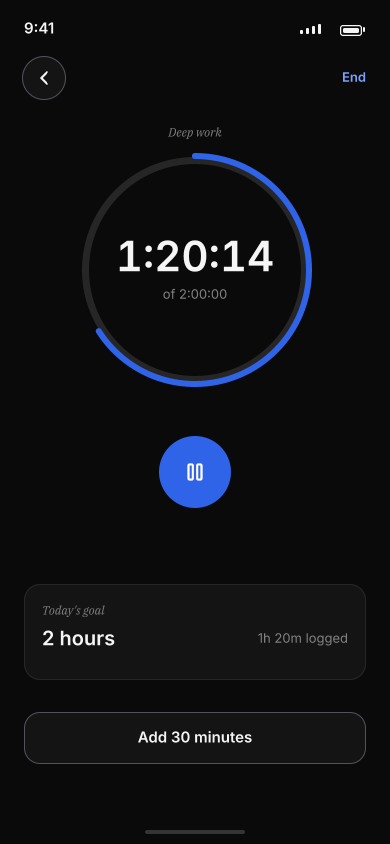
#> input picture design/archive/renders/03-timer-running.png, 780 x 1688 px, found by its file name (shown at 1/2 size)
$ python m40.py
#> lines starting #> are read from the running program, lines starting #| are printed output that depends on the picture; after the words box and inside, x2 and y2 are one past the last pixel; in counts of white or black regions, pixels touching at a corner belong together
from PIL import Image
import numpy as np
base = 'D:/Apps/projects/habit_tracker/design/renders/'
im = np.array(Image.open(base + '03-timer-running.png').convert('RGB')).astype(int)
ink = (np.abs(im - 10).max(axis=2) > 4)
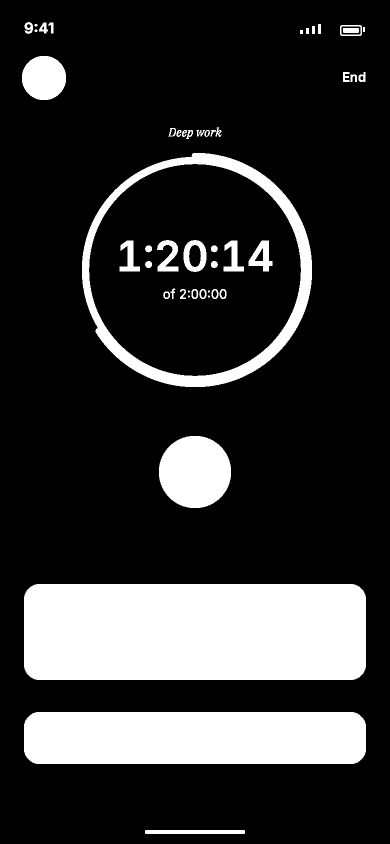
#> ink: shape (1688, 780) bool (shown at 1/2 size); 20.1% white; 49 white regions (4 under 20 px), largest, box (x1, y1, x2, y2) and area: (48, 1168, 732, 1360) 130508, (48, 1424, 732, 1528) 70340, (164, 306, 624, 774) 28036

def bb(y0, y1, x0, x1):
#> called with y0 = 450, y1 = 570, x0 = 220, x1 = 560
    s = ink[y0:y1, x0:x1]
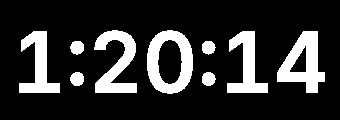
#> s: shape (120, 340) bool; 18.4% white; 9 white regions, largest, box (x1, y1, x2, y2) and area: (147, 30, 193, 94) 1591, (277, 31, 325, 93) 1527, (94, 30, 137, 93) 1392
    ys, xs = np.where(s)
#> ys = 7520 values from 30 to 93; xs = 7520 values, max 324 at index 4483, min 19 at index 5821, mean 175.8
    if len(xs) == 0:
        return None
    return (int(x0+xs.min()), int(y0+ys.min()), int(x0+xs.max()), int(y0+ys.max()))

print('time', bb(450, 570, 220, 560))
print('of', bb(575, 625, 300, 480))
#> call 2 of bb, with y0 = 575, y1 = 625, x0 = 300, x1 = 480
#> in bb (call 2), `s = ink[y0:y1, x0:x1]`:
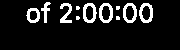
#> s: shape (50, 180) bool; 10.7% white; 11 white regions (4 under 20 px), largest, box (x1, y1, x2, y2) and area: (83, 3, 97, 23) 148, (139, 3, 153, 23) 145, (99, 3, 113, 23) 144
#> in bb (call 2), `ys, xs = np.where(s)`: ys = 967 values from 2 to 22; xs = 967 values, max 152 at index 298, min 26 at index 554, mean 92.77
print('goal right text', bb(1210, 1250, 500, 700))
#> in bb (call 3), `s = ink[y0:y1, x0:x1]`: s: shape (40, 200) bool; every value is 1
# goal card only (bg diff)
bg = (np.abs(im - np.array([17, 17, 17])).max(axis=2) > 8)
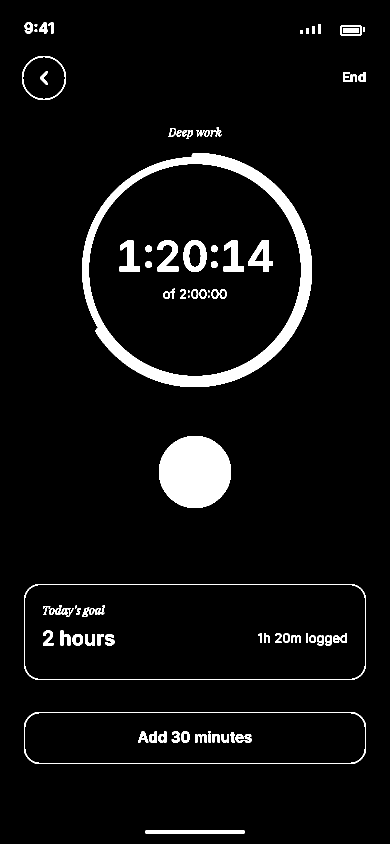
#> bg: shape (1688, 780) bool (shown at 1/2 size); 5.4% white; 90 white regions (5 under 20 px), largest, box (x1, y1, x2, y2) and area: (164, 306, 624, 774) 27304, (318, 872, 462, 1016) 16434, (48, 1168, 732, 1360) 3430
print('goal label', bb(1180, 1200, 70, 450))
#> in bb (call 4), `s = ink[y0:y1, x0:x1]`: s: shape (20, 380) bool; every value is 1

$ run again, with design/archive/renders/01-today.png copied over design/archive/renders/03-timer-running.png
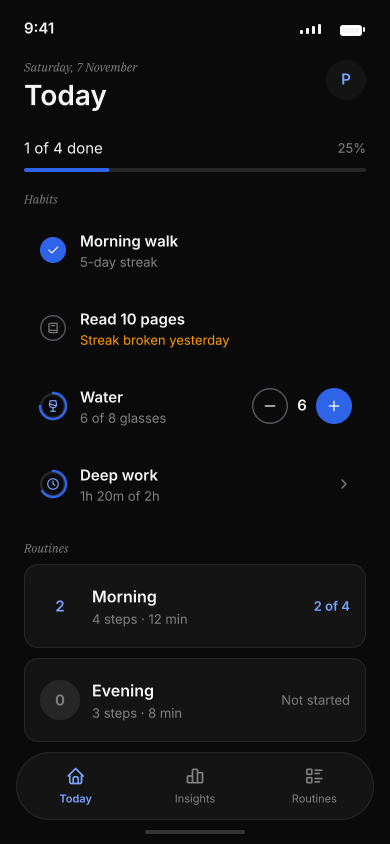
#> input picture design/archive/renders/01-today.png, 780 x 1688 px, found by its file name (shown at 1/2 size)
#> ink: shape (1688, 780) bool; 27.9% white; 169 white regions (2 under 20 px), largest, box (x1, y1, x2, y2) and area: (48, 1128, 732, 1296) 114288, (48, 1316, 732, 1484) 114288, (32, 1504, 748, 1640) 93560
#> in bb, `s = ink[y0:y1, x0:x1]`:
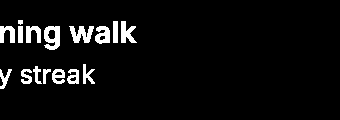
#> s: shape (120, 340) bool; 5.4% white; 16 white regions, largest, box (x1, y1, x2, y2) and area: (44, 26, 60, 50) 270, (69, 26, 94, 43) 256, (121, 21, 137, 43) 205
#> ys = 2216 values from 20 to 88; xs = 2216 values, max 136 at index 1414, min 0 at index 71, mean 62.36
#> s: shape (50, 180) bool; every value is 0
#> s: shape (40, 200) bool; every value is 1
#> `bg = (np.abs(im - np.array([17, 17, 17])).max(axis=2) > 8)`:
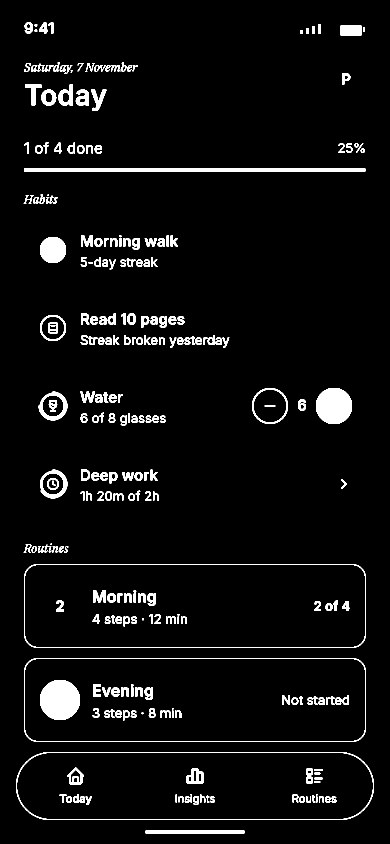
#> bg: shape (1688, 780) bool (shown at 1/2 size); 5% white; 259 white regions (10 under 20 px), largest, box (x1, y1, x2, y2) and area: (48, 336, 732, 344) 5464, (80, 1360, 160, 1440) 5069, (632, 776, 704, 848) 4152
#> s: shape (20, 380) bool; every value is 1
